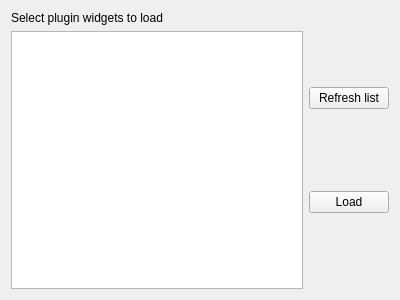
<?xml version="1.0" encoding="UTF-8"?>
<ui version="4.0">
 <class>Form</class>
 <widget class="QWidget" name="Form">
  <property name="geometry">
   <rect>
    <x>0</x>
    <y>0</y>
    <width>400</width>
    <height>300</height>
   </rect>
  </property>
  <property name="windowTitle">
   <string>Form</string>
  </property>
  <layout class="QHBoxLayout" name="horizontalLayout">
   <item>
    <layout class="QVBoxLayout" name="verticalLayout_2">
     <item>
      <widget class="QLabel" name="label">
       <property name="text">
        <string>Select plugin widgets to load</string>
       </property>
      </widget>
     </item>
     <item>
      <widget class="QListWidget" name="pluginList">
       <property name="selectionMode">
        <enum>QAbstractItemView::MultiSelection</enum>
       </property>
      </widget>
     </item>
    </layout>
   </item>
   <item>
    <layout class="QVBoxLayout" name="verticalLayout">
     <item>
      <widget class="QPushButton" name="refreshBtn">
       <property name="text">
        <string>Refresh list</string>
       </property>
      </widget>
     </item>
     <item>
      <widget class="QPushButton" name="loadBtn">
       <property name="text">
        <string>Load</string>
       </property>
      </widget>
     </item>
    </layout>
   </item>
  </layout>
 </widget>
 <resources/>
 <connections/>
</ui>
